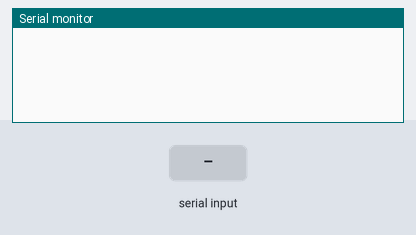
A sketch run on a simulated Arduino Uno, built with avr-gcc and run on an emulated ATmega328P. Parts: the last lines printed to the serial monitor. The test bench sets the inputs (shaded band).

Above: at 1.2 s.
1.3 s: "c;" received over Serial
At 1.9 s:
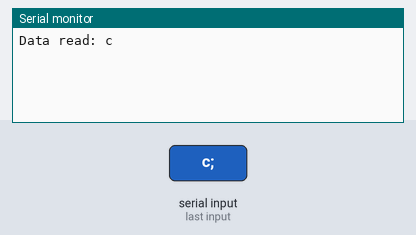
2.8 s: "w;" received over Serial
At 4.0 s:
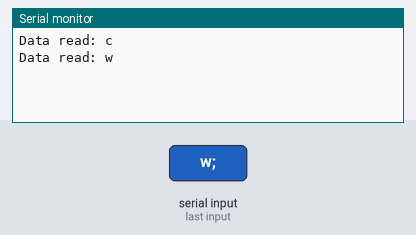
4.3 s: "90,45;" received over Serial
At 5.5 s:
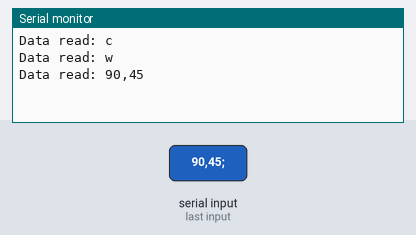
5.8 s: "3;" received over Serial
At 6.5 s:
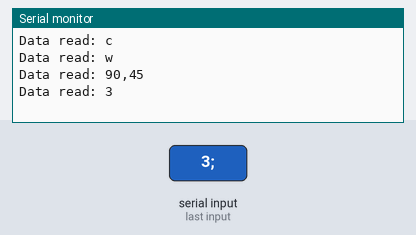
7.3 s: "1,90,45;" received over Serial
At 7.9 s:
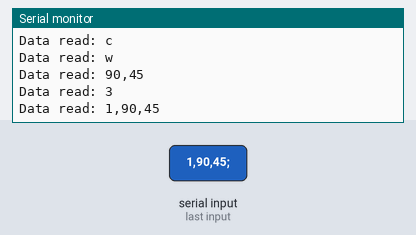

The sketch:

DelosReyes_Lab10.ino
```cpp
#include<Stepper.h>

int stepsRev = 2048;
Stepper stepperM = Stepper(stepsRev, 2, 3, 4, 5);

String data[3];
int index = 0;
float steps = 0.0;

void setup() {
  Serial.begin(9600);
}
void loop() {
  if (Serial.available()){
    data[index] = Serial.readStringUntil(';');
    Serial.print("Data read: "); Serial.println(data[index]);
    index++;
    if (index == 3){
      index = 0;
      stepperM.setSpeed(data[2].toInt());
      steps = (stepsRev / 360.0) * data[1].toInt();
      if(data[0] == "c") stepperM.step(steps);
      else if(data[0] == "w") stepperM.step(-steps);
    }
    Serial.flush();
  }
}
```

Measured:
- after the input at 1.3 s, the serial monitor: prints a new line at once (image 1)
- after the input at 2.8 s, the serial monitor: prints a new line at once (image 2)
- after the input at 4.3 s, the serial monitor: prints a new line at once (image 3)
- after the input at 5.8 s, the serial monitor: prints a new line at once (image 4)
- after the input at 7.3 s, the serial monitor: prints a new line at once (image 5)
